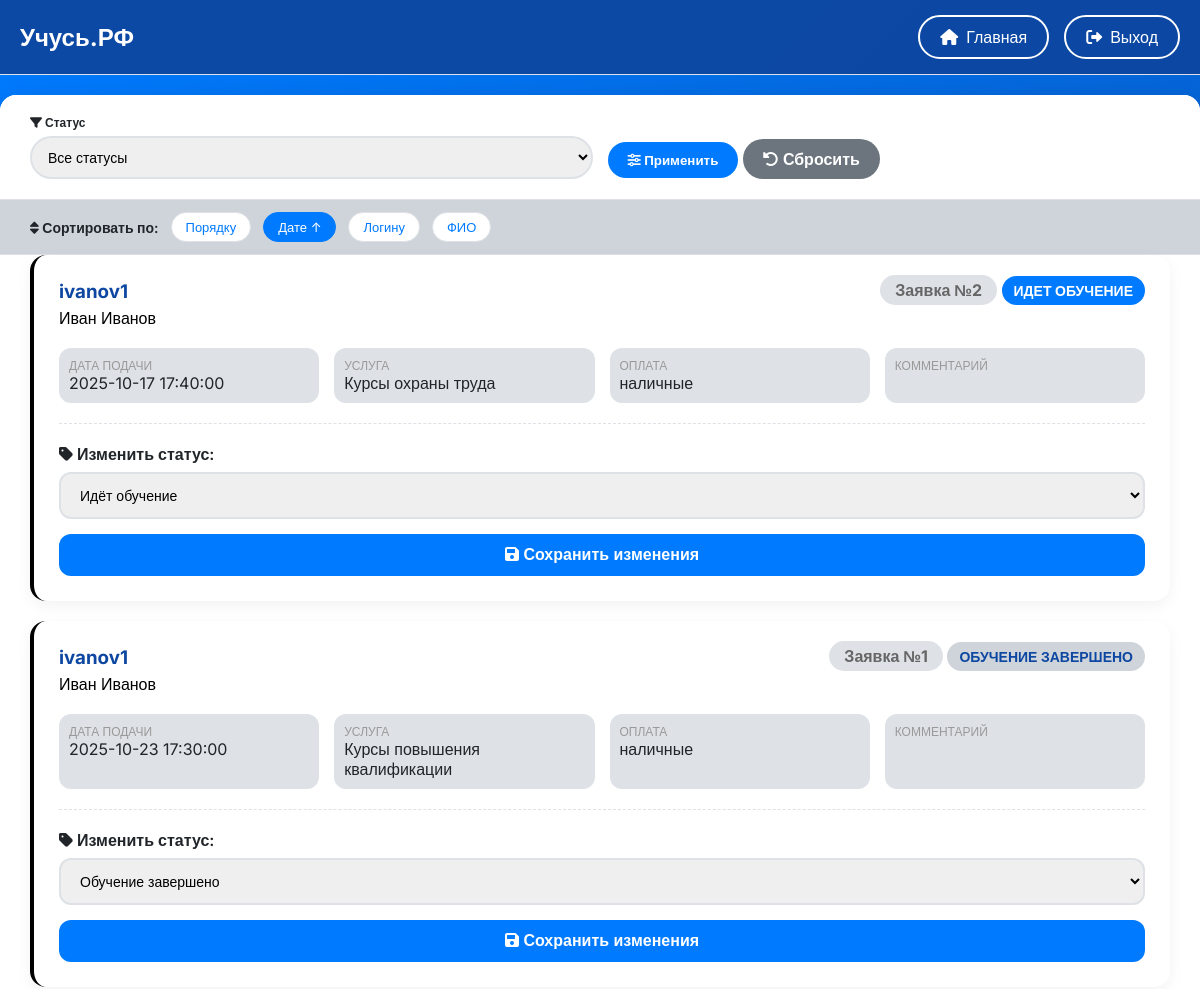
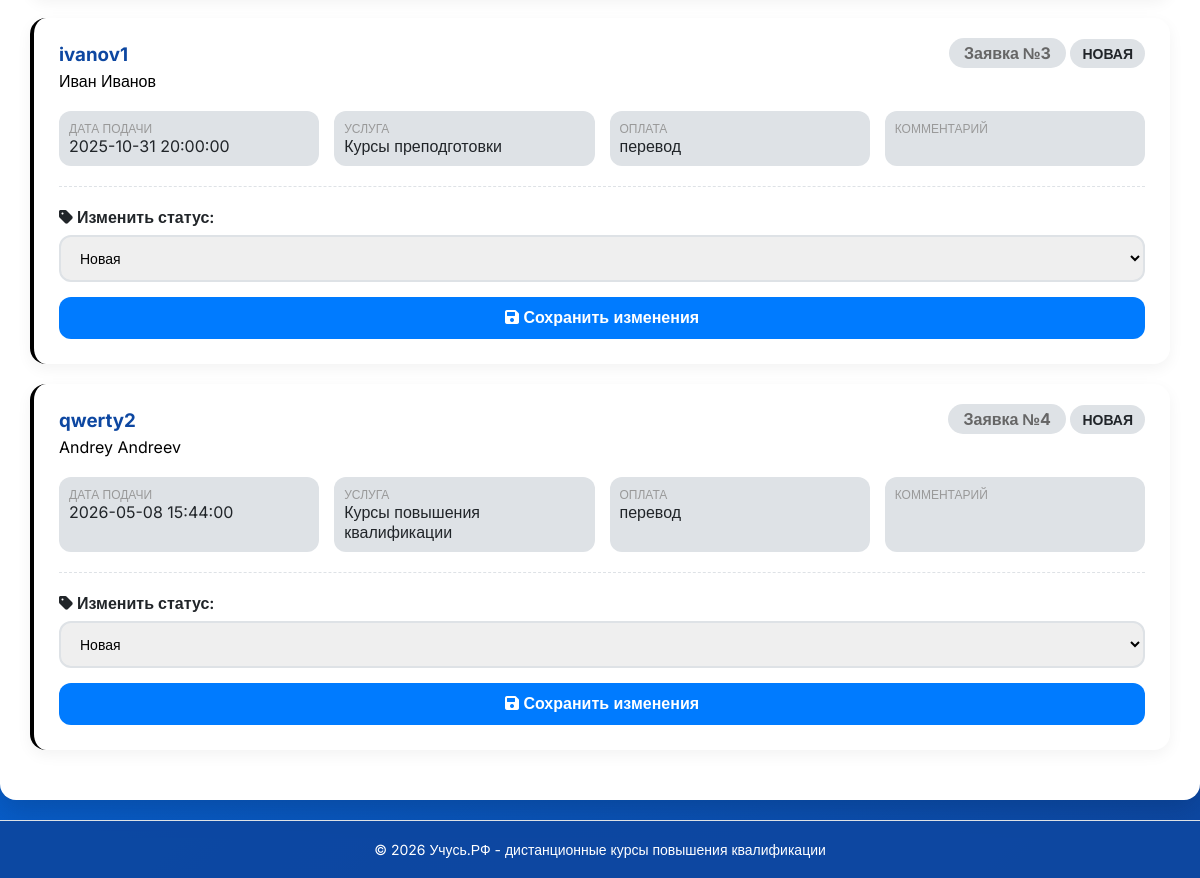
Screenshot of /admin.php?sort=date&order=ASC (signed in) with the database file from the repository (2 pictures, top to bottom).
### tables this page shows
CREATE TABLE `request` (
  `id` int NOT NULL,
  `user_id` int NOT NULL,
  `date` datetime NOT NULL,
  `status` varchar(50) DEFAULT 'Новая',
  `curses` varchar(255) NOT NULL,
  `payment` text NOT NULL,
  `review` text
);

CREATE TABLE `users` (
  `id` int NOT NULL,
  `fullname` text NOT NULL,
  `phone` varchar(256) NOT NULL,
  `email` varchar(256) NOT NULL,
  `login` varchar(256) NOT NULL,
  `password` varchar(256) NOT NULL,
  `is_admin` tinyint(1) DEFAULT '0',
  `created_at` timestamp NOT NULL DEFAULT CURRENT_TIMESTAMP,
  `review` text
);

### admin.php (the view, shortened to what this page needs)
<?php
include('db.php');
$page          = (int)($_GET['page'] ?? 1);
$limit         = 10;
$offset        = ($page - 1) * $limit;
$sort_field = $_GET['sort'] ?? 'date';
$sort_order = $_GET['order'] ?? 'DESC';
$sort_order = strtoupper($sort_order) === 'ASC' ? 'ASC' : 'DESC';
$where = [];
$params = [];
$types = '';
$where_sql = $where ? 'WHERE ' . implode(' AND ', $where) : '';
$sort_map = [
    'id'       => 'request.id',
    'date'     => 'request.date',
    'login'    => 'users.login',
    'fullname' => 'users.fullname',
];
$order_by = $sort_map[$sort_field] . ' ' . $sort_order;
$sql = "
    SELECT request.*, users.login, users.fullname
    FROM request
    INNER JOIN users ON request.user_id = users.id
    $where_sql
    ORDER BY $order_by
    LIMIT ? OFFSET ?
";
$stmt = $con->prepare($sql);
$params[] = $limit;
$params[] = $offset;
$types .= 'ii';
if ($params) $stmt->bind_param($types, ...$params);
$stmt->execute();
$query = $stmt->get_result();
?>
<!DOCTYPE html>
<html lang="ru">
<head>
    <link href="https://cdnjs.cloudflare.com/ajax/libs/font-awesome/6.0.0/css/all.min.css" rel="stylesheet">
</head>
<body>
<header class="site-header">
    <div class="nav">
        <a href="index.php" class="logo">Учусь.РФ</a>
        <div class="nav-buttons">
            <a href="index.php"><i class="fas fa-home"></i> Главная</a>
            <a href="?logout=1" onclick="return confirm('Выйти из аккаунта?')"><i class="fas fa-sign-out-alt"></i> Выход</a>
        </div>
    </div>
</header>
<div class="container">
    <form method="GET" class="filters-bar">
        <div class="filter-group">
            <label><i class="fas fa-filter"></i> Статус</label>
            <select name="status_filter">
                <option value="">Все статусы</option>
            </select>
        </div>
        <div class="filter-group">
            <label>&nbsp;</label>
            <button type="submit" class="btn-filter"><i class="fas fa-sliders-h"></i> Применить</button>
            <a href="?" class="btn-reset"><i class="fas fa-undo-alt"></i> Сбросить</a>
        </div>
    </form>
    <div class="sort-panel">
        <span class="sort-label"><i class="fas fa-sort"></i> Сортировать по:</span>
        <?php
        $current_get = $_GET;
        unset($current_get['page']);
        $sort_fields = ['id' => 'Порядку', 'date' => 'Дате', 'login' => 'Логину', 'fullname' => 'ФИО'];
        foreach ($sort_fields as $field => $title) {
            $new_order = ($sort_field === $field && $sort_order === 'ASC') ? 'DESC' : 'ASC';
            $get_copy = $current_get;
            $get_copy['sort'] = $field;
            $get_copy['order'] = $new_order;
            $active = ($sort_field === $field) ? 'active' : '';
            echo '<a href="?' . http_build_query($get_copy) . '" class="sort-link ' . $active . '">' . $title;
            if ($sort_field === $field) echo ' ' . ($sort_order === 'ASC' ? '↑' : '↓');
            echo '</a>';
        }
        ?>
    </div>
    <div class="requests-container">
        <?php if ($query->num_rows === 0): ?>
            <div class="empty-state">
                <i class="fas fa-inbox"></i>
                <h3>Заявок не найдено</h3>
                <p>Попробуйте изменить параметры фильтрации</p>
            </div>
        <?php else: while ($request = $query->fetch_assoc()):
            $status_class = match($request['status']) {
                'Новая' => 'status-new',
                'Идет обучение' => 'status-in-progress',
                'Обучение завершено' => 'status-completed',
                default => 'status-new'
            };
        ?>
            <div class="request-item">
                <div class="request-header">
                    <div class="user-info">
                        <h3><?= htmlspecialchars($request['login']) ?></h3>
                        <p><?= htmlspecialchars($request['fullname']) ?></p>
                    </div>
                    <div>
                        <span class="request-id">Заявка №<?= htmlspecialchars($request['id']) ?></span>
                        <span class="status-badge <?= $status_class ?>"><?= htmlspecialchars($request['status']) ?></span>
                    </div>
                </div>
                <div class="request-details">
                    <div class="detail-item"><div class="detail-label">Дата подачи</div><div class="detail-value"><?= htmlspecialchars($request['date']) ?></div></div>
                    <div class="detail-item"><div class="detail-label">Услуга</div><div class="detail-value"><?= htmlspecialchars($request['curses'] ?? '—') ?></div></div>
                    <div class="detail-item"><div class="detail-label">Оплата</div><div class="detail-value"><?= htmlspecialchars($request['payment'] ?? '—') ?></div></div>
                    <div class="detail-item"><div class="detail-label">Комментарий</div><div class="detail-value"><?= htmlspecialchars($request['review'] ?? '—') ?></div></div>
                </div>
                <div class="status-form">
                    <form method="POST" class="status-update-form">
                        <div class="form-group">
                            <label class="form-label" for="status_<?= $request['id'] ?>"><i class="fas fa-tag"></i> Изменить статус:</label>
                            <select name="status" id="status_<?= $request['id'] ?>" class="form-select">
                                <option value="Новая" <?= $request['status'] == 'Новая' ? 'selected' : '' ?>>Новая</option>
                                <option value="Идет обучение" <?= $request['status'] == 'Идет обучение' ? 'selected' : '' ?>>Идёт обучение</option>
                                <option value="Обучение завершено" <?= $request['status'] == 'Обучение завершено' ? 'selected' : '' ?>>Обучение завершено</option>
                            </select>
                        </div>
                        <button type="submit" class="btn-save"><i class="fas fa-save"></i> Сохранить изменения</button>
                    </form>
                </div>
            </div>
        <?php endwhile; endif; ?>
    </div>
</div>
<footer class="site-footer">
    <p>© 2026 Учусь.РФ - дистанционные курсы повышения квалификации</p>
</footer>
</body>
</html>

### rows the page displays
request: user.login "ivanov1", user.fullname "Иван Иванов", id "2", status "ИДЕТ ОБУЧЕНИЕ", date "2025-10-17 17:40:00", curses "Курсы охраны труда", payment "наличные", status "Идёт обучение"
request: user.login "ivanov1", user.fullname "Иван Иванов", id "1", status "ОБУЧЕНИЕ ЗАВЕРШЕНО", date "2025-10-23 17:30:00", curses "Курсы повышения квалификации", payment "наличные", status "Обучение завершено"
request: user.login "ivanov1", user.fullname "Иван Иванов", id "3", status "НОВАЯ", date "2025-10-31 20:00:00", curses "Курсы преподготовки", payment "перевод", status "Новая"
request: user.login "qwerty2", user.fullname "Andrey Andreev", id "4", status "НОВАЯ", date "2026-05-08 15:44:00", curses "Курсы повышения квалификации", payment "перевод", status "Новая"

### other values shown
$title "Порядку"
$title "Дате"
$title "Логину"
$title "ФИО"
